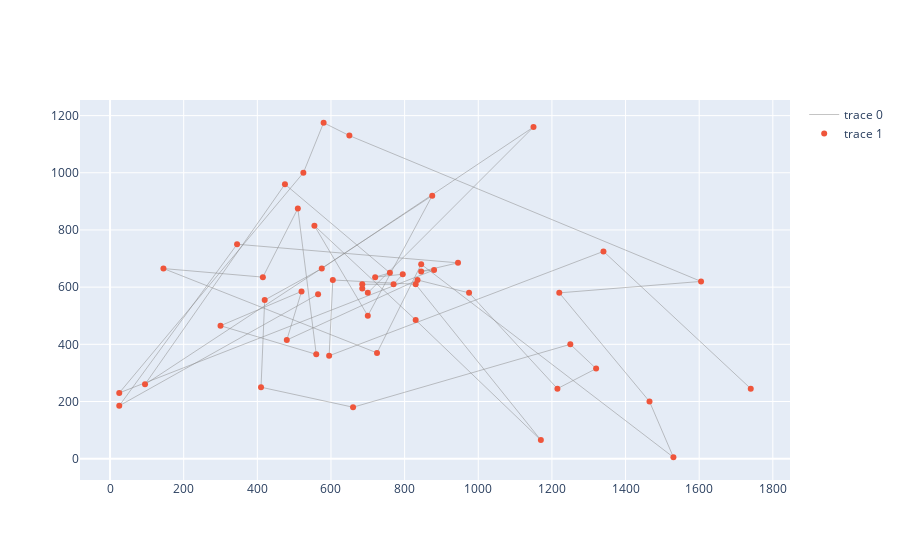

This figure's notebook cell:
### Code cell
edge_trace = go.Scatter(x=data[:,0], y=data[:,1],
    line=dict(width=0.5, color='#888'),
    hoverinfo='none',
    mode='lines')

node_trace = go.Scatter(x=data[:,0], y=data[:,1],
    hoverinfo='none',
    mode='markers')

fig = go.Figure(data=[edge_trace, node_trace])
fig.show()

### Figure 1 — Plotly figure (JSON) as saved in the notebook; plotly's stock layout.template omitted (floating-point values rounded to 4 significant figures)
{"data": [{"hoverinfo": "none", "line": {"color": "#888", "width": 0.5}, "mode": "lines", "type": "scatter", "x": [565, 25, 345, 945, 845, 880, 25, 525, 580, 650, 1605, 1220, 1465, 1530, 845, 725, 145, 415, 510, 560, 300, 520, 480, 835, 975, 1215, 1320, 1250, 660, 410, 420, 575, 1150, 700, 685, 685, 770, 795, 720, 760, 475, 95, 875, 700, 555, 830, 1170, 830, 605, 595, 1340, 1740], "y": [575, 185, 750, 685, 655, 660, 230, 1000, 1175, 1130, 620, 580, 200, 5, 680, 370, 665, 635, 875, 365, 465, 585, 415, 625, 580, 245, 315, 400, 180, 250, 555, 665, 1160, 580, 595, 610, 610, 645, 635, 650, 960, 260, 920, 500, 815, 485, 65, 610, 625, 360, 725, 245]}, {"hoverinfo": "none", "mode": "markers", "type": "scatter", "x": [565, 25, 345, 945, 845, 880, 25, 525, 580, 650, 1605, 1220, 1465, 1530, 845, 725, 145, 415, 510, 560, 300, 520, 480, 835, 975, 1215, 1320, 1250, 660, 410, 420, 575, 1150, 700, 685, 685, 770, 795, 720, 760, 475, 95, 875, 700, 555, 830, 1170, 830, 605, 595, 1340, 1740], "y": [575, 185, 750, 685, 655, 660, 230, 1000, 1175, 1130, 620, 580, 200, 5, 680, 370, 665, 635, 875, 365, 465, 585, 415, 625, 580, 245, 315, 400, 180, 250, 555, 665, 1160, 580, 595, 610, 610, 645, 635, 650, 960, 260, 920, 500, 815, 485, 65, 610, 625, 360, 725, 245]}], "layout": {"autosize": true, "xaxis": {"autorange": true, "range": [-80.67, 1846.0], "type": "linear"}, "yaxis": {"autorange": true, "range": [-80.7, 1261.0], "type": "linear"}}}
